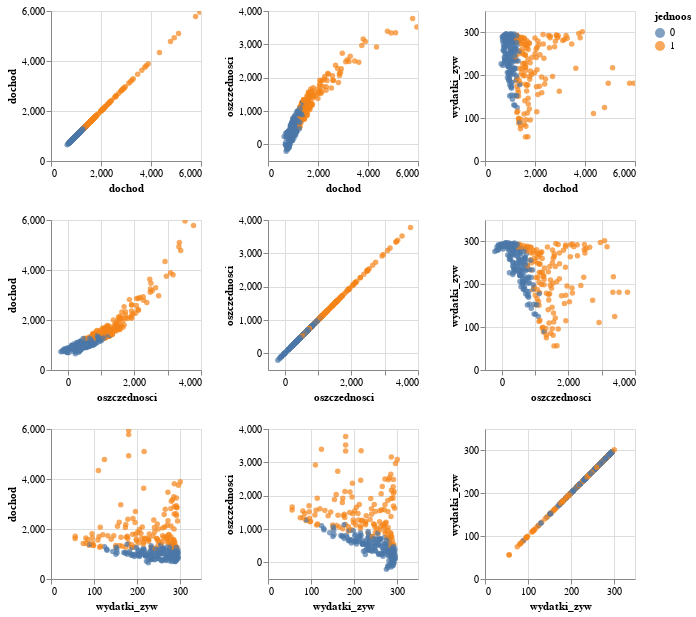

The cell this chart's notebook holds for it:
### Markdown cell above
## Wykres dodatkowy -

### Code cell
import altair as alt

data_alt = data.reset_index()
alt.Chart(data_alt).mark_circle().encode(
   alt.X(alt.repeat("row"), type='quantitative'),
   alt.Y(alt.repeat("column"), type='quantitative'),
   color='jednoos',# color by job type
).properties(
   width=150,
   height=150
).repeat(
   row=['dochod', 'oszczednosci', 'wydatki_zyw'], # income, education, prestige,
   column=['dochod', 'oszczednosci', 'wydatki_zyw']# income, education, prestige,
).interactive()

### Figure 1 — Vega-Lite specification as saved in the notebook (floating-point values rounded to 4 significant figures; data arrays with more than 128 entries replaced by an {"elided": "..."} marker saying what was removed)
{"config": {"view": {"continuousWidth": 400, "continuousHeight": 300}}, "repeat": {"column": ["dochod", "oszczednosci", "wydatki_zyw"], "row": ["dochod", "oszczednosci", "wydatki_zyw"]}, "spec": {"data": {"name": "data-d3376178e90d8fa67357ed9ef2204610"}, "mark": "circle", "encoding": {"color": {"field": "jednoos", "type": "nominal"}, "x": {"field": {"repeat": "row"}, "type": "quantitative"}, "y": {"field": {"repeat": "column"}, "type": "quantitative"}}, "height": 150, "selection": {"selector002": {"type": "interval", "bind": "scales", "encodings": ["x", "y"]}}, "width": 150}, "$schema": "https://vega.github.io/schema/vega-lite/v4.17.0.json", "datasets": {"data-d3376178e90d8fa67357ed9ef2204610": {"elided": "308 records"}}}
